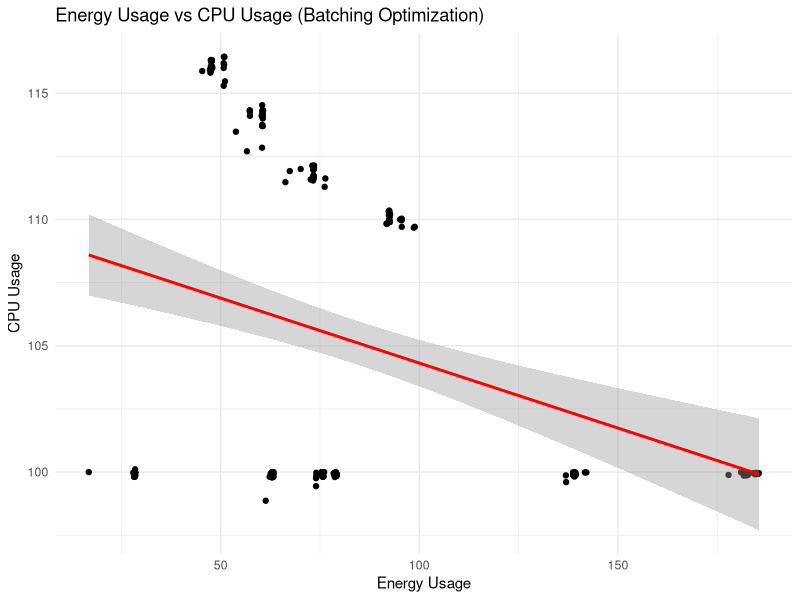
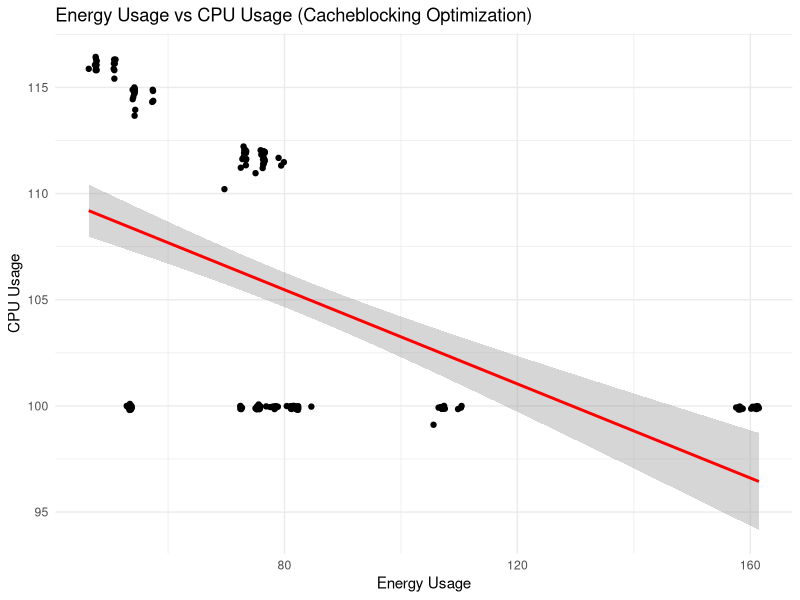
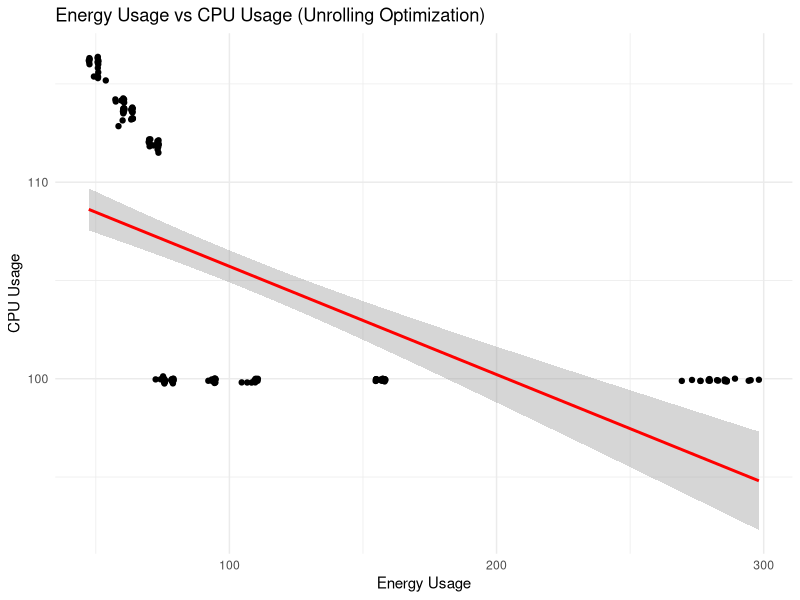
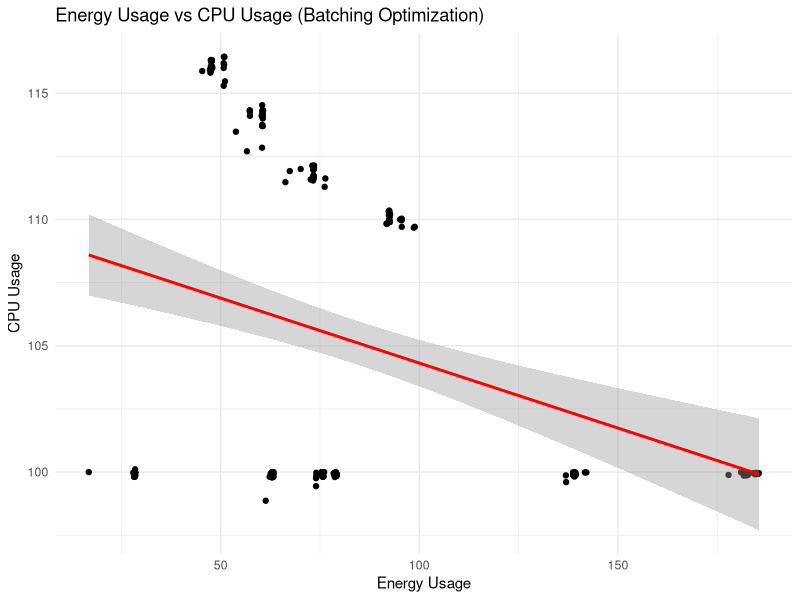
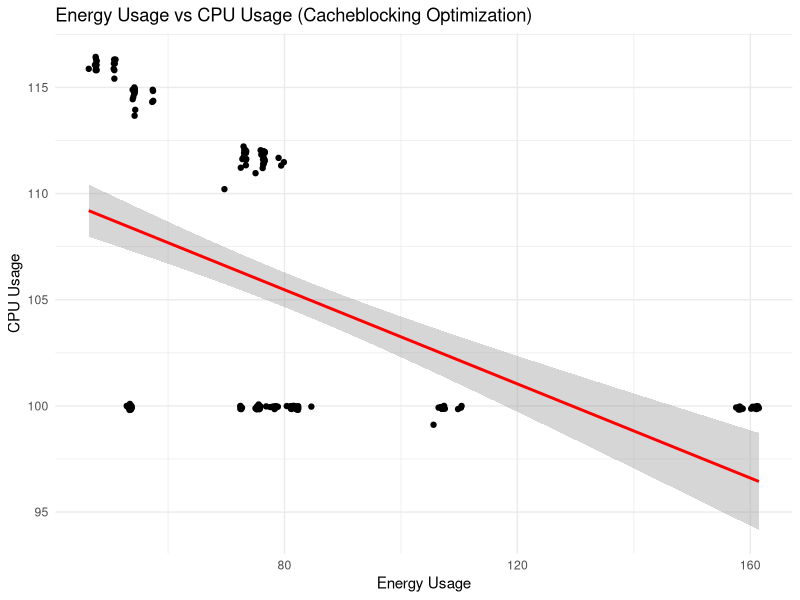
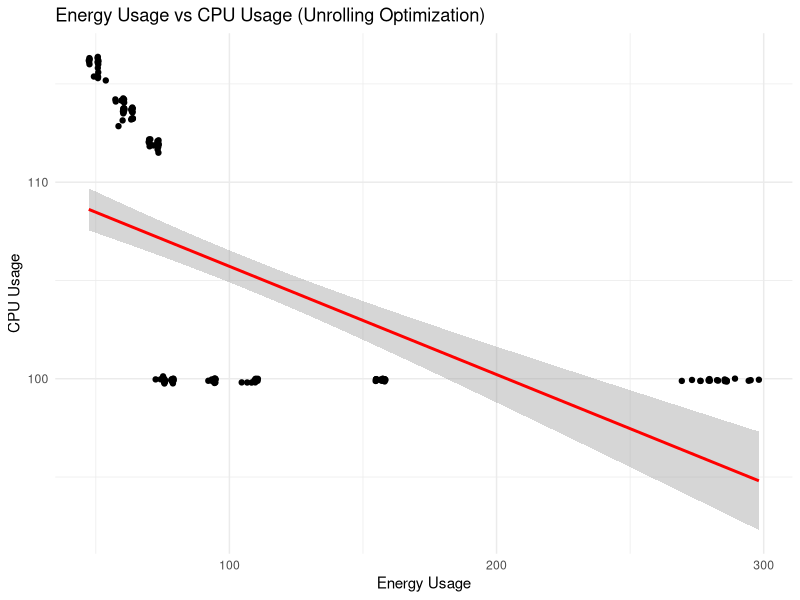

R code for these plots, in order:
library(ggplot2)
library(dplyr)

# Read CSV files
df1 <- read.csv("run_table-1.csv")
df2 <- read.csv("run_table-2.csv")

# Combine the two data frames
df <- bind_rows(df1, df2)

# Clean data by removing rows with NA values
df_clean <- df %>%
  filter(!is.na(cpu_usage) & !is.na(energy_usage))

# Filter data for the batching optimization method
df_batching <- df_clean %>%
  filter(grepl("batching", loop_type))  # Select rows where "loop_type" contains "batching"

# Plot scatter plot and regression line for the batching optimization
ggplot(df_batching, aes(x = energy_usage, y = cpu_usage)) +
  geom_point() +  # Create a scatter plot
  geom_smooth(method = "lm", color = "red") +  # Add a linear regression line
  labs(title = "Energy Usage vs CPU Usage (Batching Optimization)",
       x = "Energy Usage",
       y = "CPU Usage") +
  theme_minimal()

# Save the plot as a PNG file
ggsave("batching_energy_vs_cpu_usage.png", width = 8, height = 6, dpi = 300)

# Compute Spearman correlation
correlation <- cor(df_batching$energy_usage, df_batching$cpu_usage, method = "spearman")
print(paste("Spearman correlation for batching: ", correlation))

# Perform significance testing using cor.test()
spearman_test <- cor.test(df_batching$energy_usage, df_batching$cpu_usage, method = "spearman")
print(spearman_test)

# ==============================================================================================================
# Filter data for the cacheblocking optimization method
df_cacheblocking <- df_clean %>%
  filter(grepl("cacheblocking", loop_type))  # Select rows where "loop_type" contains "cacheblocking"

# Plot scatter plot and regression line for the cacheblocking optimization
ggplot(df_cacheblocking, aes(x = energy_usage, y = cpu_usage)) +
  geom_point() +  # Create a scatter plot
  geom_smooth(method = "lm", color = "red") +  # Add a linear regression line
  labs(title = "Energy Usage vs CPU Usage (Cacheblocking Optimization)",
       x = "Energy Usage",
       y = "CPU Usage") +
  theme_minimal()

# Save the plot as a PNG file
ggsave("cacheblocking_energy_vs_cpu_usage.png", width = 8, height = 6, dpi = 300)

# Compute Spearman correlation
correlation <- cor(df_cacheblocking$energy_usage, df_cacheblocking$cpu_usage, method = "spearman")
print(paste("Spearman correlation for cacheblocking: ", correlation))

# Perform significance testing using cor.test()
spearman_test <- cor.test(df_cacheblocking$energy_usage, df_cacheblocking$cpu_usage, method = "spearman")
print(spearman_test)

# ==============================================================================================================
# Filter data for the unrolling optimization method
df_unrolling <- df_clean %>%
  filter(grepl("unrolling", loop_type))  # Select rows where "loop_type" contains "unrolling"

# Plot scatter plot and regression line for the unrolling optimization
ggplot(df_unrolling, aes(x = energy_usage, y = cpu_usage)) +
  geom_point() +  # Create a scatter plot
  geom_smooth(method = "lm", color = "red") +  # Add a linear regression line
  labs(title = "Energy Usage vs CPU Usage (Unrolling Optimization)",
       x = "Energy Usage",
       y = "CPU Usage") +
  theme_minimal()

# Save the plot as a PNG file
ggsave("unrolling_energy_vs_cpu_usage.png", width = 8, height = 6, dpi = 300)

# Compute Spearman correlation
correlation <- cor(df_unrolling$energy_usage, df_unrolling$cpu_usage, method = "spearman")
print(paste("Spearman correlation for unrolling: ", correlation))

# Perform significance testing using cor.test()
spearman_test <- cor.test(df_unrolling$energy_usage, df_unrolling$cpu_usage, method = "spearman")
print(spearman_test)
